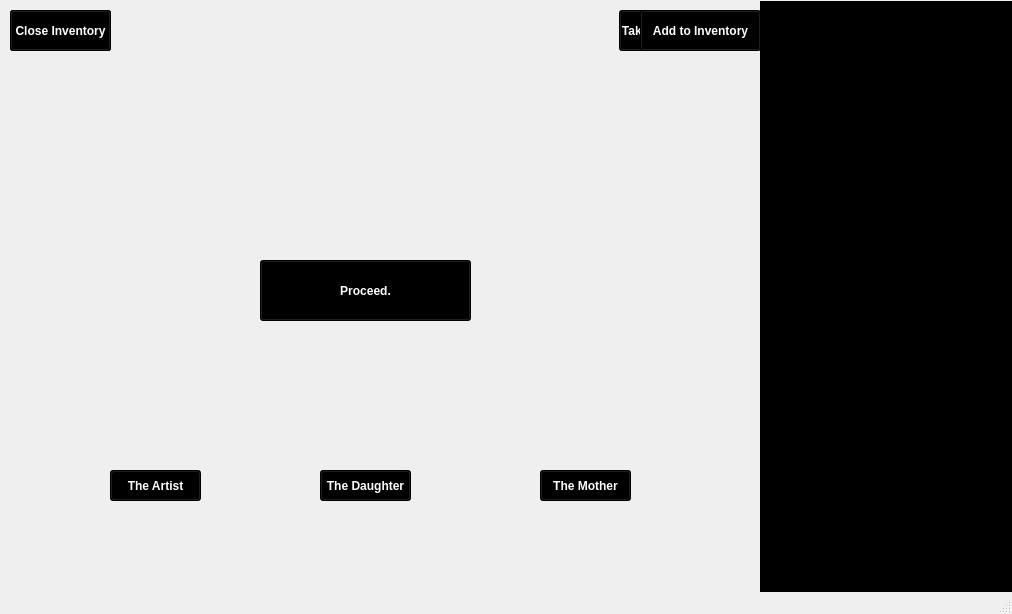
<?xml version="1.0" encoding="UTF-8"?>
<ui version="4.0">
 <class>MainWindow</class>
 <widget class="QMainWindow" name="MainWindow">
  <property name="geometry">
   <rect>
    <x>0</x>
    <y>0</y>
    <width>1012</width>
    <height>614</height>
   </rect>
  </property>
  <property name="windowTitle">
   <string>MainWindow</string>
  </property>
  <property name="windowOpacity">
   <double>1.000000000000000</double>
  </property>
  <widget class="QWidget" name="centralwidget">
   <widget class="QPushButton" name="Inventory">
    <property name="geometry">
     <rect>
      <x>10</x>
      <y>10</y>
      <width>101</width>
      <height>41</height>
     </rect>
    </property>
    <property name="styleSheet">
     <string notr="true">background-color: black; 
font: 10pt &quot;Bell MT&quot;;
color: white; 
font-weight: bold;</string>
    </property>
    <property name="text">
     <string>Open Inventory</string>
    </property>
   </widget>
   <widget class="QPushButton" name="mapButton">
    <property name="geometry">
     <rect>
      <x>860</x>
      <y>410</y>
      <width>61</width>
      <height>51</height>
     </rect>
    </property>
    <property name="styleSheet">
     <string notr="true">background-color: black; 
font: 10pt &quot;Bell MT&quot;;
color: white; 
font-weight: bold;</string>
    </property>
    <property name="text">
     <string>MAP</string>
    </property>
   </widget>
   <widget class="QPushButton" name="downButton">
    <property name="geometry">
     <rect>
      <x>860</x>
      <y>470</y>
      <width>61</width>
      <height>51</height>
     </rect>
    </property>
    <property name="styleSheet">
     <string notr="true">background-color: black; 
font: 10pt &quot;Bell MT&quot;;
color: white; 
font-weight: bold;</string>
    </property>
    <property name="text">
     <string>↓</string>
    </property>
   </widget>
   <widget class="QPushButton" name="leftButton">
    <property name="geometry">
     <rect>
      <x>790</x>
      <y>410</y>
      <width>61</width>
      <height>51</height>
     </rect>
    </property>
    <property name="styleSheet">
     <string notr="true">background-color: black; 
font: 10pt &quot;Bell MT&quot;;
color: white; 
font-weight: bold;</string>
    </property>
    <property name="text">
     <string>←</string>
    </property>
   </widget>
   <widget class="QPushButton" name="upButton">
    <property name="geometry">
     <rect>
      <x>860</x>
      <y>350</y>
      <width>61</width>
      <height>51</height>
     </rect>
    </property>
    <property name="styleSheet">
     <string notr="true">background-color: black; 
font: 10pt &quot;Bell MT&quot;;
color: white; 
font-weight: bold;</string>
    </property>
    <property name="text">
     <string>↑</string>
    </property>
   </widget>
   <widget class="QPushButton" name="rightButton">
    <property name="geometry">
     <rect>
      <x>930</x>
      <y>410</y>
      <width>61</width>
      <height>51</height>
     </rect>
    </property>
    <property name="styleSheet">
     <string notr="true">background-color: black; 
font: 10pt &quot;Bell MT&quot;;
color: white; 
font-weight: bold;</string>
    </property>
    <property name="text">
     <string>→</string>
    </property>
   </widget>
   <widget class="QPushButton" name="closeMapButton">
    <property name="geometry">
     <rect>
      <x>669</x>
      <y>14</y>
      <width>81</width>
      <height>31</height>
     </rect>
    </property>
    <property name="styleSheet">
     <string notr="true">background-color: black; 
font: 10pt &quot;Bell MT&quot;;
color: white; 
font-weight: bold;</string>
    </property>
    <property name="text">
     <string>Hide Map</string>
    </property>
   </widget>
   <widget class="QTextEdit" name="TestText">
    <property name="geometry">
     <rect>
      <x>20</x>
      <y>511</y>
      <width>381</width>
      <height>51</height>
     </rect>
    </property>
    <property name="styleSheet">
     <string notr="true">background-color: transparent;
 color: white;
font: 23pt &quot;STLiti&quot;;
border: none;</string>
    </property>
    <property name="readOnly">
     <bool>true</bool>
    </property>
   </widget>
   <widget class="QTextEdit" name="itemNotification">
    <property name="geometry">
     <rect>
      <x>10</x>
      <y>314</y>
      <width>261</width>
      <height>31</height>
     </rect>
    </property>
    <property name="styleSheet">
     <string notr="true">background-color: transparent;
 color: white;
font: 15pt &quot;STLiti&quot;;
border: none;</string>
    </property>
    <property name="readOnly">
     <bool>true</bool>
    </property>
   </widget>
   <widget class="QPushButton" name="itemTakeButton">
    <property name="geometry">
     <rect>
      <x>619</x>
      <y>10</y>
      <width>111</width>
      <height>41</height>
     </rect>
    </property>
    <property name="styleSheet">
     <string notr="true">background-color: black; 
font: 10pt &quot;Bell MT&quot;;
color: white; 
font-weight: bold;</string>
    </property>
    <property name="text">
     <string>Take The Painting.</string>
    </property>
   </widget>
   <widget class="QPushButton" name="addToInventoryButton">
    <property name="geometry">
     <rect>
      <x>640</x>
      <y>10</y>
      <width>121</width>
      <height>41</height>
     </rect>
    </property>
    <property name="styleSheet">
     <string notr="true">background-color: black; 
font: 10pt &quot;Bell MT&quot;;
color: white; 
font-weight: bold;</string>
    </property>
    <property name="text">
     <string>Add to Inventory</string>
    </property>
   </widget>
   <widget class="QPushButton" name="closeInventory">
    <property name="geometry">
     <rect>
      <x>10</x>
      <y>10</y>
      <width>101</width>
      <height>41</height>
     </rect>
    </property>
    <property name="styleSheet">
     <string notr="true">background-color: black; 
font: 10pt &quot;Bell MT&quot;;
color: white; 
font-weight: bold;</string>
    </property>
    <property name="text">
     <string>Close Inventory</string>
    </property>
   </widget>
   <widget class="QTextEdit" name="inventoryText">
    <property name="geometry">
     <rect>
      <x>170</x>
      <y>10</y>
      <width>591</width>
      <height>561</height>
     </rect>
    </property>
    <property name="styleSheet">
     <string notr="true">background-color: transparent;
 color: white;
font: 20pt &quot;STLiti&quot;;
border: none;</string>
    </property>
    <property name="readOnly">
     <bool>true</bool>
    </property>
   </widget>
   <widget class="QTextBrowser" name="servantText">
    <property name="geometry">
     <rect>
      <x>760</x>
      <y>1</y>
      <width>255</width>
      <height>599</height>
     </rect>
    </property>
    <property name="styleSheet">
     <string notr="true">background-color: black; color: cyan; font-family: Courier; font-size: 9pt; border: none;</string>
    </property>
   </widget>
   <widget class="QLabel" name="bgLabel">
    <property name="geometry">
     <rect>
      <x>-4</x>
      <y>-4</y>
      <width>771</width>
      <height>611</height>
     </rect>
    </property>
    <property name="text">
     <string/>
    </property>
   </widget>
   <widget class="QTextEdit" name="blackScreen">
    <property name="geometry">
     <rect>
      <x>760</x>
      <y>1</y>
      <width>261</width>
      <height>599</height>
     </rect>
    </property>
    <property name="styleSheet">
     <string notr="true">background-color: black; border: none;</string>
    </property>
   </widget>
   <widget class="QPushButton" name="endingButton">
    <property name="geometry">
     <rect>
      <x>260</x>
      <y>260</y>
      <width>211</width>
      <height>61</height>
     </rect>
    </property>
    <property name="styleSheet">
     <string notr="true">background-color: black; 
font: 10pt &quot;Bell MT&quot;;
color: white; 
font-weight: bold;</string>
    </property>
    <property name="text">
     <string>Proceed.</string>
    </property>
   </widget>
   <widget class="QPushButton" name="artistButton">
    <property name="geometry">
     <rect>
      <x>110</x>
      <y>470</y>
      <width>91</width>
      <height>31</height>
     </rect>
    </property>
    <property name="styleSheet">
     <string notr="true">background-color: black; 
font: 10pt &quot;Bell MT&quot;;
color: white; 
font-weight: bold;</string>
    </property>
    <property name="text">
     <string>The Artist</string>
    </property>
   </widget>
   <widget class="QPushButton" name="daughterButton">
    <property name="geometry">
     <rect>
      <x>320</x>
      <y>470</y>
      <width>91</width>
      <height>31</height>
     </rect>
    </property>
    <property name="styleSheet">
     <string notr="true">background-color: black; 
font: 10pt &quot;Bell MT&quot;;
color: white; 
font-weight: bold;</string>
    </property>
    <property name="text">
     <string>The Daughter</string>
    </property>
   </widget>
   <widget class="QPushButton" name="motherButton">
    <property name="geometry">
     <rect>
      <x>540</x>
      <y>470</y>
      <width>91</width>
      <height>31</height>
     </rect>
    </property>
    <property name="styleSheet">
     <string notr="true">background-color: black; 
font: 10pt &quot;Bell MT&quot;;
color: white; 
font-weight: bold;</string>
    </property>
    <property name="text">
     <string>The Mother</string>
    </property>
   </widget>
   <widget class="QTextEdit" name="endingText">
    <property name="geometry">
     <rect>
      <x>170</x>
      <y>150</y>
      <width>441</width>
      <height>151</height>
     </rect>
    </property>
    <property name="styleSheet">
     <string notr="true">background-color: transparent;
 color: white;
font: 23pt &quot;STLiti&quot;;
border: none;</string>
    </property>
    <property name="readOnly">
     <bool>true</bool>
    </property>
   </widget>
   <widget class="QTextEdit" name="finalText">
    <property name="geometry">
     <rect>
      <x>170</x>
      <y>150</y>
      <width>441</width>
      <height>281</height>
     </rect>
    </property>
    <property name="styleSheet">
     <string notr="true">background-color: transparent;
 color: white;
font: 23pt &quot;STLiti&quot;;
border: none;</string>
    </property>
    <property name="readOnly">
     <bool>true</bool>
    </property>
   </widget>
  </widget>
  <widget class="QMenuBar" name="menubar">
   <property name="geometry">
    <rect>
     <x>0</x>
     <y>0</y>
     <width>1012</width>
     <height>17</height>
    </rect>
   </property>
  </widget>
  <widget class="QStatusBar" name="statusbar"/>
 </widget>
 <resources/>
 <connections/>
</ui>
